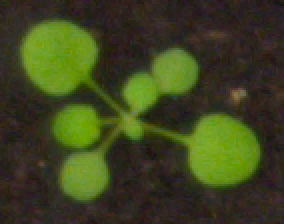
%> input picture vision/task_1 Image Segmentation and Detection/plant image dataset/ara2013_plant001_rgb.png, 142 x 112 px (shown 2 times larger); its folder holds only this picture in this run
$ octave done.m   (GNU Octave 9; MATLAB toolbox functions it lacks are replaced by stand-ins)
%> lines starting %> are read from the running program, lines starting %| are printed output that depends on the picture; in (x1, y1, x2, y2) boxes, pixels count from 0 and x2, y2 are one past the last pixel; in counts of white or black regions, pixels touching at a corner belong together; the program's own positions count from 1
clear; close all; clc;


warning('off','all');
%load in rgb and label images
theFiles = dir('*rgb*.png');
labels = dir('*label*.png');
av_acc = 0;
accuracy = 0;
indi = 0;
miss_arr = [];
upper = 30;
lower = 5;
sim_score = 0;
for k = 1: length(theFiles)
    miss = 0;
    baseFileName = theFiles(k).name;
    fullFileName = fullfile(theFiles(k).folder, baseFileName);
    fprintf(1, 'Now reading %s\n', fullFileName);

    %read file
    imageArrayOrig = imread(fullFileName);
%> imageArrayOrig is the input picture: size 112x142x3 uint8; mean R, G, B 61.3, 67.3, 31.2
    segmented = segmentImage_from_back(imageArrayOrig);
%> in segmentImage_from_back, `X = rgb2lab(RGB);`: X: size 112x142x3 double; mean of channels 1, 2, 3 26.6, -7.2, 18.5
%> in segmentImage_from_back, `L = imsegkmeans(single(X),2,'NumAttempts',2);`:
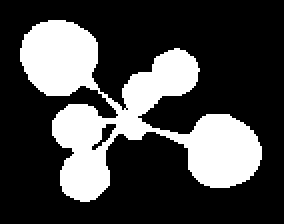
%> L: size 112x142 uint8 (shown 2 times larger); values 1 (black) and 2 (white), 27.7% white; 1 white region, box (x1, y1, x2, y2) and area: (10, 10, 131, 101) 4410
%> in segmentImage_from_back, `maskedImage(repmat(~BW,[1 1 3])) = 0;`:
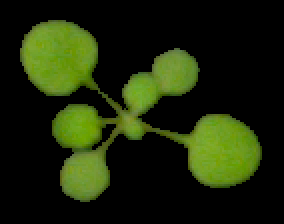
%> maskedImage: size 112x142x3 uint8 (shown 2 times larger); mean R, G, B 27.8, 38.1, 9
    %Convert to grayscale
    Igray = rgb2gray(imageArrayOrig);
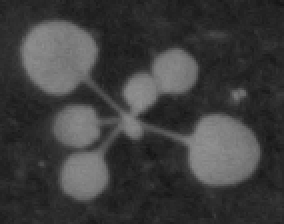
%> Igray: size 112x142 uint8 (shown 2 times larger); min 20, max 145, mean 61.4
    %Convert to binary
    threshold_value= graythresh(Igray);
%> threshold_value = 0.314
    binaryImg = imbinarize(Igray, threshold_value);
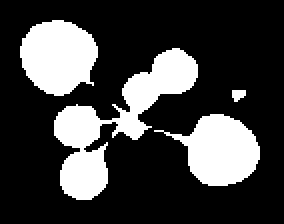
%> binaryImg: size 112x142 logical (shown 2 times larger); 25.2% white; 4 white regions, box (x1, y1, x2, y2) and area: (27, 24, 99, 100) 1789, (10, 10, 49, 48) 1112, (77, 57, 130, 93) 1069, (116, 45, 123, 51) 32

    figure;
    imshow(binaryImg);
    I = imresize(imageArrayOrig, 2);
    figure;
    imshow(I);
    [centers, radii, metric] = imfindcircles(imageArrayOrig,[lower upper]);
%> centers = [42.62 88.62; 88.21 36.36; 29.35 28.48; 39 63.79; 111.7 76.71; 71.12 46.59; 67.1 63.64]; radii = [12.15; 11.08; 18.01; 11; 17.41; 8.32; 5.99]; metric = [0.819; 0.759; 0.704; 0.699; 0.678; 0.59; 0.358]
    %[centersBright, radiiBright] = imfindcircles(gt_mask,[5 30],'ObjectPolarity','bright');

    stats = regionprops('table', binaryImg, 'Centroid', 'Eccentricity', 'EquivDiameter');
%> stats = 4 regions; Centroid, Eccentricity and EquivDiameter: [29.7 28.8] 0.262 37.63, [59.1 61.3] 0.941 47.73, [110.7 75.7] 0.494 36.89, [119.7 47.9] 0.674 6.38
    stats


    viscircles(centers, radii,'EdgeColor','b');
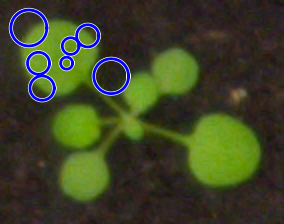
%> figure redrawn from the program's plot data
    leafGuess = length(metric);
%> leafGuess = 7
%> the run ends on the next line
    baseFileName = labels(k).name;
% [92 lines not run here, left out]
function [BW,maskedImage] = segmentImage_from_back(RGB)
% Convert RGB image into L*a*b* color space.
X = rgb2lab(RGB);

% Auto clustering
s = rng;
rng('default');
%KMeans segmentation
L = imsegkmeans(single(X),2,'NumAttempts',2);
rng(s);
BW = L == 2;

% Create masked image.
maskedImage = RGB;
maskedImage(repmat(~BW,[1 1 3])) = 0;
end

$ run again, on vision/task_1 Image Segmentation and Detection/plant image dataset/ara2013_plant016_rgb.png
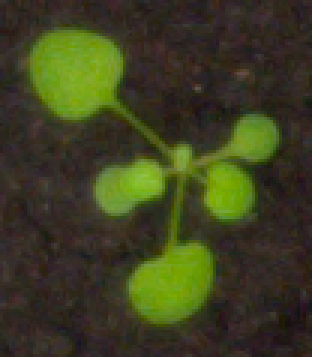
%> input picture vision/task_1 Image Segmentation and Detection/plant image dataset/ara2013_plant016_rgb.png, 104 x 119 px (shown 3 times larger)
%> imageArrayOrig is the input picture: size 119x104x3 uint8; mean R, G, B 61.1, 63.2, 32.9
%> X: size 119x104x3 double; mean of channels 1, 2, 3 25.4, -4.6, 15.8
%> in segmentImage_from_back, `L = imsegkmeans(single(X),2,'NumAttempts',2);`:
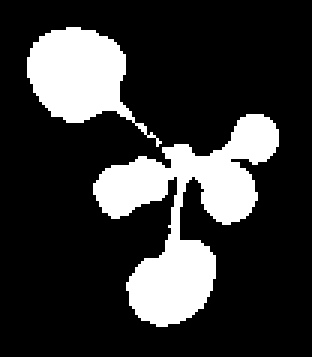
%> L: size 119x104 uint8 (shown 3 times larger); values 1 (black) and 2 (white), 21% white; 2 white regions, box (x1, y1, x2, y2) and area: (31, 38, 93, 109) 1751, (9, 9, 54, 49) 854
%> threshold_value = 0.325
%> binaryImg: size 119x104 logical; 18.7% white; 4 white regions (1 under 20 px), largest, box (x1, y1, x2, y2) and area: (31, 38, 93, 73) 958, (9, 10, 44, 40) 758, (42, 70, 71, 108) 592
%> centers = [85.38 46.38; 75.84 65.16; 40 64.5; 25.39 24.93; 54.85 95.75; 48.26 61]; radii = [7.73; 8.94; 7.73; 14.87; 12.19; 7.09]; metric = [0.633; 0.599; 0.542; 0.522; 0.47; 0.409]
%> `stats = regionprops('table', binaryImg, 'Centroid', 'Eccentricity', 'E..`: stats = 4 regions; Centroid, Eccentricity and EquivDiameter: [26 24.9] 0.411 31.07, [64.6 58.5] 0.92 34.93, [57.9 94.4] 0.651 27.45, [66 30] 0 1.13
%> `viscircles(centers, radii,'EdgeColor','b');`:
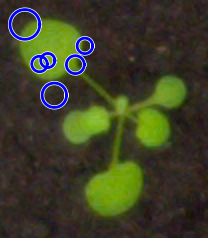
%> figure redrawn from the program's plot data
%> leafGuess = 6
